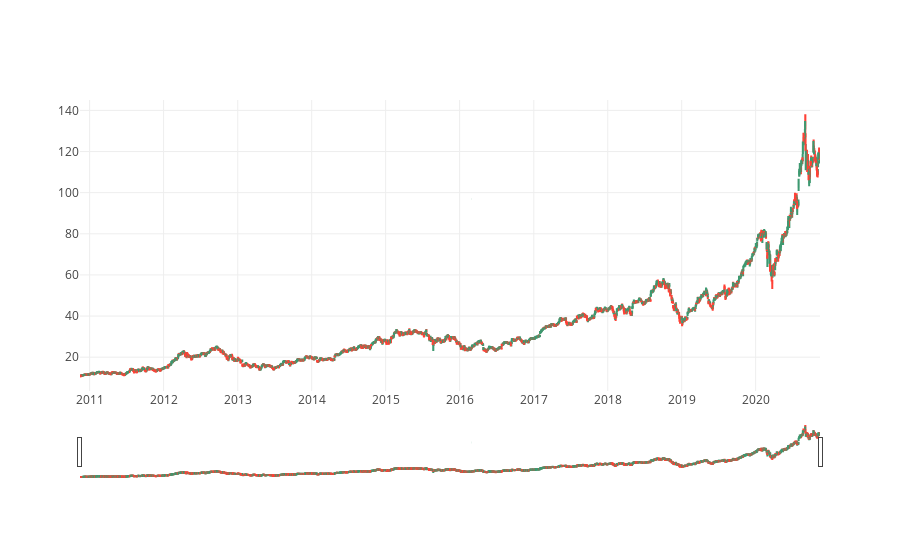

Source (notebook cell):
### Code cell
import plotly.graph_objects as go

import pandas as pd
from datetime import datetime

df = pd.read_csv('AAPL Historical Data.csv')

fig = go.Figure(data=[go.Candlestick(x=df['Date'],
                open=df['Open'],
                high=df['High'],
                low=df['Low'],
                close=df['Price'])])

fig.show()

### Figure 1 — Plotly figure (JSON) as saved in the notebook; plotly's stock layout.template omitted (floating-point values rounded to 4 significant figures; data arrays with more than 128 entries replaced by an {"elided": "..."} marker saying what was removed)
{"data": [{"close": {"elided": "2519 float values"}, "high": {"elided": "2519 float values"}, "low": {"elided": "2519 float values"}, "open": {"elided": "2519 float values"}, "type": "candlestick", "x": {"elided": "2519 str values"}}], "layout": {}}
